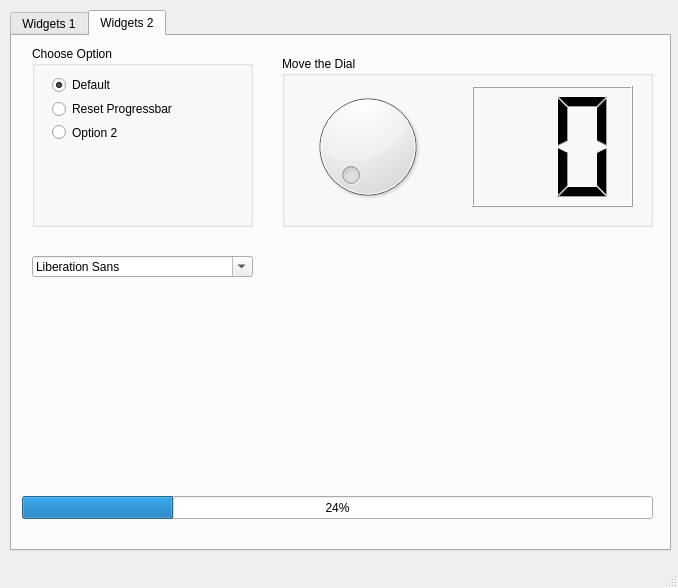
<?xml version="1.0" encoding="UTF-8"?>
<ui version="4.0">
 <class>MainWindow</class>
 <widget class="QMainWindow" name="MainWindow">
  <property name="geometry">
   <rect>
    <x>0</x>
    <y>0</y>
    <width>678</width>
    <height>588</height>
   </rect>
  </property>
  <property name="windowTitle">
   <string>MainWindow</string>
  </property>
  <widget class="QWidget" name="centralwidget">
   <widget class="QTabWidget" name="tabWidget">
    <property name="geometry">
     <rect>
      <x>10</x>
      <y>10</y>
      <width>661</width>
      <height>541</height>
     </rect>
    </property>
    <property name="currentIndex">
     <number>1</number>
    </property>
    <widget class="QWidget" name="tab">
     <attribute name="title">
      <string>Widgets 1</string>
     </attribute>
     <widget class="QWidget" name="verticalLayoutWidget">
      <property name="geometry">
       <rect>
        <x>19</x>
        <y>9</y>
        <width>621</width>
        <height>491</height>
       </rect>
      </property>
      <layout class="QVBoxLayout" name="verticalLayout">
       <item>
        <widget class="QTabWidget" name="tabWidget_2">
         <property name="currentIndex">
          <number>1</number>
         </property>
         <widget class="QWidget" name="tab_3">
          <attribute name="title">
           <string>Tree</string>
          </attribute>
          <widget class="QTreeWidget" name="treeWidget">
           <property name="geometry">
            <rect>
             <x>0</x>
             <y>0</y>
             <width>601</width>
             <height>451</height>
            </rect>
           </property>
           <column>
            <property name="text">
             <string>Headers</string>
            </property>
           </column>
           <column>
            <property name="text">
             <string notr="true">New Column</string>
            </property>
           </column>
          </widget>
         </widget>
         <widget class="QWidget" name="tab_4">
          <attribute name="title">
           <string>Calendar</string>
          </attribute>
          <widget class="QDateEdit" name="dateEdit">
           <property name="geometry">
            <rect>
             <x>10</x>
             <y>10</y>
             <width>591</width>
             <height>22</height>
            </rect>
           </property>
           <property name="alignment">
            <set>Qt::AlignCenter</set>
           </property>
          </widget>
          <widget class="QCalendarWidget" name="calendarWidget">
           <property name="geometry">
            <rect>
             <x>10</x>
             <y>40</y>
             <width>591</width>
             <height>401</height>
            </rect>
           </property>
          </widget>
         </widget>
        </widget>
       </item>
      </layout>
     </widget>
    </widget>
    <widget class="QWidget" name="tab_2">
     <attribute name="title">
      <string>Widgets 2</string>
     </attribute>
     <widget class="QGroupBox" name="groupBox">
      <property name="geometry">
       <rect>
        <x>20</x>
        <y>10</y>
        <width>221</width>
        <height>181</height>
       </rect>
      </property>
      <property name="title">
       <string>Choose Option</string>
      </property>
      <widget class="QWidget" name="">
       <property name="geometry">
        <rect>
         <x>20</x>
         <y>30</y>
         <width>133</width>
         <height>65</height>
        </rect>
       </property>
       <layout class="QVBoxLayout" name="verticalLayout_2">
        <item>
         <widget class="QRadioButton" name="radioButton">
          <property name="text">
           <string>Default</string>
          </property>
          <property name="checked">
           <bool>true</bool>
          </property>
         </widget>
        </item>
        <item>
         <widget class="QRadioButton" name="radioButton_2">
          <property name="text">
           <string>Reset Progressbar</string>
          </property>
         </widget>
        </item>
        <item>
         <widget class="QRadioButton" name="radioButton_3">
          <property name="statusTip">
           <string>This is Option 2</string>
          </property>
          <property name="text">
           <string>Option 2</string>
          </property>
         </widget>
        </item>
       </layout>
      </widget>
     </widget>
     <widget class="QGroupBox" name="groupBox_2">
      <property name="geometry">
       <rect>
        <x>270</x>
        <y>20</y>
        <width>371</width>
        <height>171</height>
       </rect>
      </property>
      <property name="title">
       <string>Move the Dial</string>
      </property>
      <widget class="QDial" name="dial">
       <property name="geometry">
        <rect>
         <x>20</x>
         <y>30</y>
         <width>131</width>
         <height>121</height>
        </rect>
       </property>
      </widget>
      <widget class="QLCDNumber" name="lcdNumber">
       <property name="geometry">
        <rect>
         <x>190</x>
         <y>30</y>
         <width>161</width>
         <height>121</height>
        </rect>
       </property>
       <property name="digitCount">
        <number>2</number>
       </property>
      </widget>
     </widget>
     <widget class="QProgressBar" name="progressBar">
      <property name="geometry">
       <rect>
        <x>10</x>
        <y>460</y>
        <width>631</width>
        <height>23</height>
       </rect>
      </property>
      <property name="value">
       <number>24</number>
      </property>
     </widget>
     <widget class="QFontComboBox" name="fontComboBox">
      <property name="geometry">
       <rect>
        <x>20</x>
        <y>220</y>
        <width>221</width>
        <height>21</height>
       </rect>
      </property>
     </widget>
     <widget class="QLabel" name="label">
      <property name="geometry">
       <rect>
        <x>20</x>
        <y>260</y>
        <width>221</width>
        <height>171</height>
       </rect>
      </property>
      <property name="text">
       <string/>
      </property>
     </widget>
    </widget>
   </widget>
  </widget>
  <widget class="QMenuBar" name="menubar">
   <property name="geometry">
    <rect>
     <x>0</x>
     <y>0</y>
     <width>678</width>
     <height>21</height>
    </rect>
   </property>
  </widget>
  <widget class="QStatusBar" name="statusbar"/>
 </widget>
 <resources/>
 <connections>
  <connection>
   <sender>radioButton_2</sender>
   <signal>clicked()</signal>
   <receiver>progressBar</receiver>
   <slot>reset()</slot>
   <hints>
    <hint type="sourcelabel">
     <x>139</x>
     <y>127</y>
    </hint>
    <hint type="destinationlabel">
     <x>158</x>
     <y>528</y>
    </hint>
   </hints>
  </connection>
  <connection>
   <sender>dial</sender>
   <signal>valueChanged(int)</signal>
   <receiver>lcdNumber</receiver>
   <slot>display(int)</slot>
   <hints>
    <hint type="sourcelabel">
     <x>390</x>
     <y>179</y>
    </hint>
    <hint type="destinationlabel">
     <x>492</x>
     <y>180</y>
    </hint>
   </hints>
  </connection>
  <connection>
   <sender>fontComboBox</sender>
   <signal>activated(QString)</signal>
   <receiver>label</receiver>
   <slot>setText(QString)</slot>
   <hints>
    <hint type="sourcelabel">
     <x>225</x>
     <y>286</y>
    </hint>
    <hint type="destinationlabel">
     <x>220</x>
     <y>374</y>
    </hint>
   </hints>
  </connection>
 </connections>
</ui>
